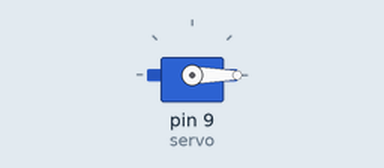
A sketch run on a simulated Arduino Nano, built with avr-gcc and run on an emulated ATmega328P. Shown: servo.

Above: at 0.05 s.
At 3.0 s:
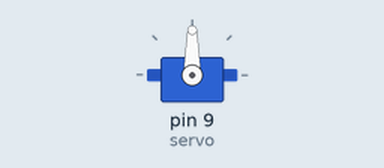
At 6.0 s:
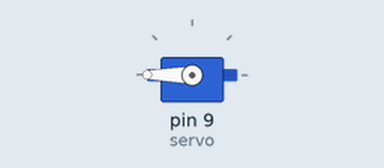
Timing chart, 0 to 7.8 s (numbered marks = the images above):
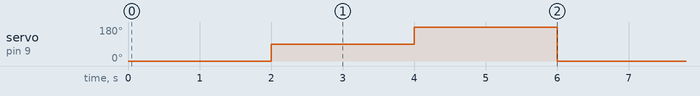

The sketch:

pos-ejemplo.ino
```cpp
// GLOBALT Robotics · Lección 12: posiciones del servo
// Servo SG90: naranja (señal) en D9, rojo a la fuente externa de 5 V,
// marrón al negativo de la fuente, unido al GND del Nano (GND común).
// Práctica: mira el ancho del pulso y el brazo con 0°, 90° y 180°.
#include <Servo.h>

Servo servo;   // un objeto Servo por cada servo

void setup() {
  servo.attach(9);   // D9 empieza a recibir un pulso cada 20 ms
}

void loop() {
  servo.write(0);
  delay(2000);
  servo.write(90);
  delay(2000);
  servo.write(180);
  delay(2000);
}
```

Measured:
- by itself, servo on pin 9 (servo): repeats every 6.0 s: 180° 2.0 s, 0° 2.0 s, 90° 2.0 s
